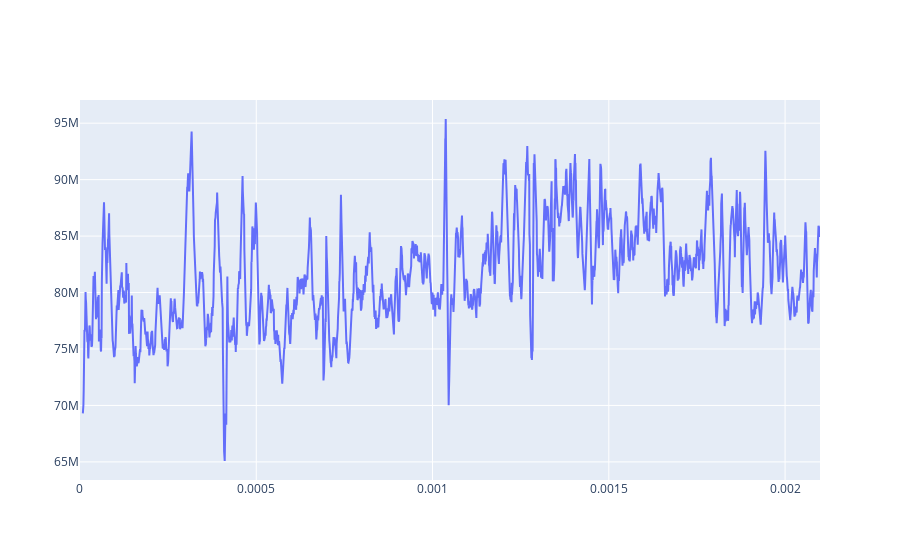

The code cell stored with this chart in its notebook:
### Code cell
ekg_df.EKG.plot_moving_avg_bpm()

### Figure 1 — Plotly figure (JSON) as saved in the notebook; plotly's stock layout.template omitted (floating-point values rounded to 4 significant figures; data arrays with more than 128 entries replaced by an {"elided": "..."} marker saying what was removed)
{"data": [{"mode": "lines", "name": "Moving Average BPM", "type": "scatter", "x": {"elided": "2843 float values"}, "y": {"elided": "2842 float values"}}], "layout": {}}
